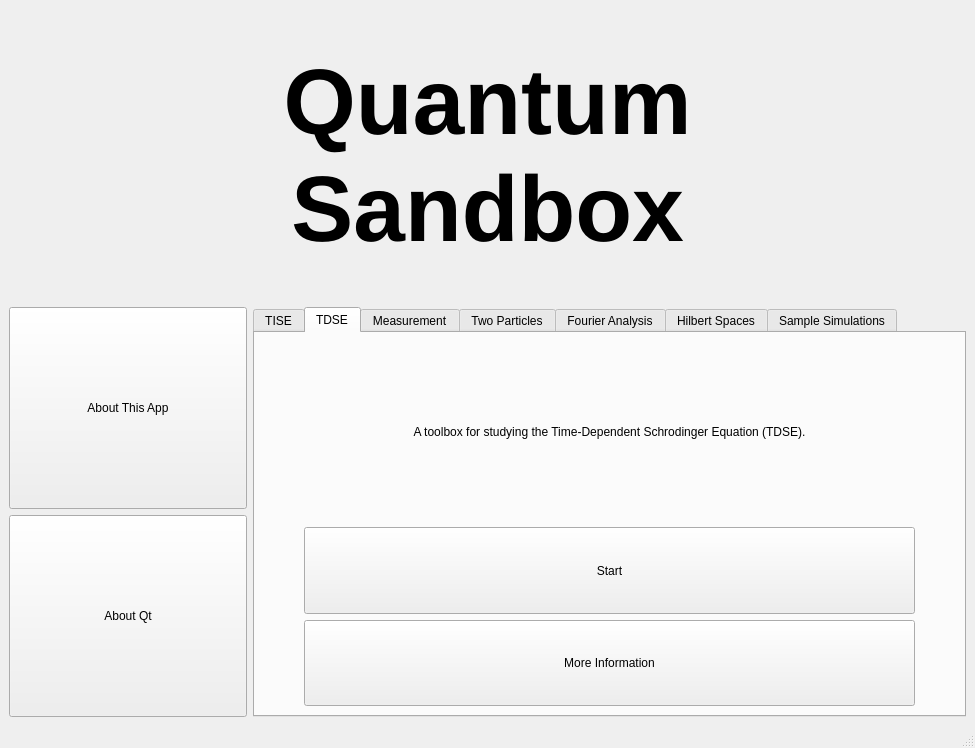
<?xml version="1.0" encoding="UTF-8"?>
<ui version="4.0">
 <class>MainWindow</class>
 <widget class="QMainWindow" name="MainWindow">
  <property name="geometry">
   <rect>
    <x>0</x>
    <y>0</y>
    <width>975</width>
    <height>748</height>
   </rect>
  </property>
  <property name="minimumSize">
   <size>
    <width>0</width>
    <height>0</height>
   </size>
  </property>
  <property name="windowTitle">
   <string>MainWindow</string>
  </property>
  <widget class="QWidget" name="centralwidget">
   <layout class="QVBoxLayout" name="verticalLayout_3">
    <item>
     <layout class="QVBoxLayout" name="verticalLayout_2" stretch="1,2,1,5">
      <item>
       <spacer name="verticalSpacer_2">
        <property name="orientation">
         <enum>Qt::Vertical</enum>
        </property>
        <property name="sizeType">
         <enum>QSizePolicy::Fixed</enum>
        </property>
        <property name="sizeHint" stdset="0">
         <size>
          <width>20</width>
          <height>40</height>
         </size>
        </property>
       </spacer>
      </item>
      <item>
       <widget class="QLabel" name="label">
        <property name="font">
         <font>
          <pointsize>70</pointsize>
          <weight>75</weight>
          <bold>true</bold>
         </font>
        </property>
        <property name="text">
         <string>Quantum
Sandbox</string>
        </property>
        <property name="alignment">
         <set>Qt::AlignCenter</set>
        </property>
       </widget>
      </item>
      <item>
       <spacer name="verticalSpacer">
        <property name="orientation">
         <enum>Qt::Vertical</enum>
        </property>
        <property name="sizeType">
         <enum>QSizePolicy::Fixed</enum>
        </property>
        <property name="sizeHint" stdset="0">
         <size>
          <width>20</width>
          <height>40</height>
         </size>
        </property>
       </spacer>
      </item>
      <item>
       <layout class="QHBoxLayout" name="horizontalLayout" stretch="1,3">
        <item>
         <layout class="QVBoxLayout" name="verticalLayout" stretch="1,1">
          <item>
           <widget class="QPushButton" name="aboutApp">
            <property name="sizePolicy">
             <sizepolicy hsizetype="Expanding" vsizetype="Expanding">
              <horstretch>0</horstretch>
              <verstretch>0</verstretch>
             </sizepolicy>
            </property>
            <property name="minimumSize">
             <size>
              <width>0</width>
              <height>0</height>
             </size>
            </property>
            <property name="text">
             <string>About This App</string>
            </property>
           </widget>
          </item>
          <item>
           <widget class="QPushButton" name="aboutQt">
            <property name="sizePolicy">
             <sizepolicy hsizetype="Minimum" vsizetype="Expanding">
              <horstretch>0</horstretch>
              <verstretch>0</verstretch>
             </sizepolicy>
            </property>
            <property name="text">
             <string>About Qt</string>
            </property>
           </widget>
          </item>
         </layout>
        </item>
        <item>
         <widget class="QTabWidget" name="tabWidget">
          <property name="sizePolicy">
           <sizepolicy hsizetype="Expanding" vsizetype="Expanding">
            <horstretch>0</horstretch>
            <verstretch>0</verstretch>
           </sizepolicy>
          </property>
          <property name="currentIndex">
           <number>1</number>
          </property>
          <property name="iconSize">
           <size>
            <width>16</width>
            <height>16</height>
           </size>
          </property>
          <property name="elideMode">
           <enum>Qt::ElideLeft</enum>
          </property>
          <widget class="QWidget" name="tise">
           <attribute name="title">
            <string>TISE</string>
           </attribute>
           <layout class="QVBoxLayout" name="verticalLayout_5">
            <item>
             <layout class="QVBoxLayout" name="verticalLayout_4">
              <item>
               <widget class="QLabel" name="label_2">
                <property name="sizePolicy">
                 <sizepolicy hsizetype="Expanding" vsizetype="Expanding">
                  <horstretch>0</horstretch>
                  <verstretch>0</verstretch>
                 </sizepolicy>
                </property>
                <property name="text">
                 <string>A toolbox for studying the Time-Independent Schrodinger Equation (TISE).</string>
                </property>
                <property name="alignment">
                 <set>Qt::AlignCenter</set>
                </property>
               </widget>
              </item>
              <item>
               <layout class="QGridLayout" name="gridLayout_2">
                <item row="0" column="1">
                 <widget class="QPushButton" name="startTise">
                  <property name="sizePolicy">
                   <sizepolicy hsizetype="Expanding" vsizetype="Expanding">
                    <horstretch>0</horstretch>
                    <verstretch>0</verstretch>
                   </sizepolicy>
                  </property>
                  <property name="text">
                   <string>Start</string>
                  </property>
                 </widget>
                </item>
                <item row="1" column="1">
                 <widget class="QPushButton" name="tiseInfo">
                  <property name="sizePolicy">
                   <sizepolicy hsizetype="Minimum" vsizetype="Expanding">
                    <horstretch>0</horstretch>
                    <verstretch>0</verstretch>
                   </sizepolicy>
                  </property>
                  <property name="text">
                   <string>More Information</string>
                  </property>
                 </widget>
                </item>
                <item row="0" column="0">
                 <spacer name="horizontalSpacer">
                  <property name="orientation">
                   <enum>Qt::Vertical</enum>
                  </property>
                  <property name="sizeHint" stdset="0">
                   <size>
                    <width>40</width>
                    <height>20</height>
                   </size>
                  </property>
                 </spacer>
                </item>
                <item row="0" column="2">
                 <spacer name="horizontalSpacer_2">
                  <property name="orientation">
                   <enum>Qt::Vertical</enum>
                  </property>
                  <property name="sizeHint" stdset="0">
                   <size>
                    <width>40</width>
                    <height>20</height>
                   </size>
                  </property>
                 </spacer>
                </item>
               </layout>
              </item>
             </layout>
            </item>
           </layout>
          </widget>
          <widget class="QWidget" name="tdse">
           <attribute name="title">
            <string>TDSE</string>
           </attribute>
           <layout class="QVBoxLayout" name="verticalLayout_7">
            <item>
             <layout class="QVBoxLayout" name="verticalLayout_6">
              <item>
               <widget class="QLabel" name="label_3">
                <property name="sizePolicy">
                 <sizepolicy hsizetype="Expanding" vsizetype="Expanding">
                  <horstretch>0</horstretch>
                  <verstretch>0</verstretch>
                 </sizepolicy>
                </property>
                <property name="text">
                 <string>A toolbox for studying the Time-Dependent Schrodinger Equation (TDSE).</string>
                </property>
                <property name="alignment">
                 <set>Qt::AlignCenter</set>
                </property>
               </widget>
              </item>
              <item>
               <layout class="QGridLayout" name="gridLayout_3">
                <item row="0" column="1">
                 <widget class="QPushButton" name="startTdse">
                  <property name="sizePolicy">
                   <sizepolicy hsizetype="Expanding" vsizetype="Expanding">
                    <horstretch>0</horstretch>
                    <verstretch>0</verstretch>
                   </sizepolicy>
                  </property>
                  <property name="text">
                   <string>Start</string>
                  </property>
                 </widget>
                </item>
                <item row="1" column="1">
                 <widget class="QPushButton" name="tdseInfo">
                  <property name="sizePolicy">
                   <sizepolicy hsizetype="Minimum" vsizetype="Expanding">
                    <horstretch>0</horstretch>
                    <verstretch>0</verstretch>
                   </sizepolicy>
                  </property>
                  <property name="text">
                   <string>More Information</string>
                  </property>
                 </widget>
                </item>
                <item row="0" column="0">
                 <spacer name="horizontalSpacer_3">
                  <property name="orientation">
                   <enum>Qt::Vertical</enum>
                  </property>
                  <property name="sizeHint" stdset="0">
                   <size>
                    <width>40</width>
                    <height>20</height>
                   </size>
                  </property>
                 </spacer>
                </item>
                <item row="0" column="2">
                 <spacer name="horizontalSpacer_4">
                  <property name="orientation">
                   <enum>Qt::Vertical</enum>
                  </property>
                  <property name="sizeHint" stdset="0">
                   <size>
                    <width>40</width>
                    <height>20</height>
                   </size>
                  </property>
                 </spacer>
                </item>
               </layout>
              </item>
             </layout>
            </item>
           </layout>
          </widget>
          <widget class="QWidget" name="measurement">
           <attribute name="title">
            <string>Measurement</string>
           </attribute>
          </widget>
          <widget class="QWidget" name="twoparticles">
           <attribute name="title">
            <string>Two Particles</string>
           </attribute>
          </widget>
          <widget class="QWidget" name="fourieranalysis">
           <attribute name="title">
            <string>Fourier Analysis</string>
           </attribute>
          </widget>
          <widget class="QWidget" name="hilbertspaces">
           <attribute name="title">
            <string>Hilbert Spaces</string>
           </attribute>
          </widget>
          <widget class="QWidget" name="samplesimulations">
           <attribute name="title">
            <string>Sample Simulations</string>
           </attribute>
          </widget>
         </widget>
        </item>
       </layout>
      </item>
     </layout>
    </item>
   </layout>
  </widget>
  <widget class="QMenuBar" name="menubar">
   <property name="geometry">
    <rect>
     <x>0</x>
     <y>0</y>
     <width>975</width>
     <height>24</height>
    </rect>
   </property>
  </widget>
  <widget class="QStatusBar" name="statusbar"/>
 </widget>
 <resources/>
 <connections/>
</ui>
